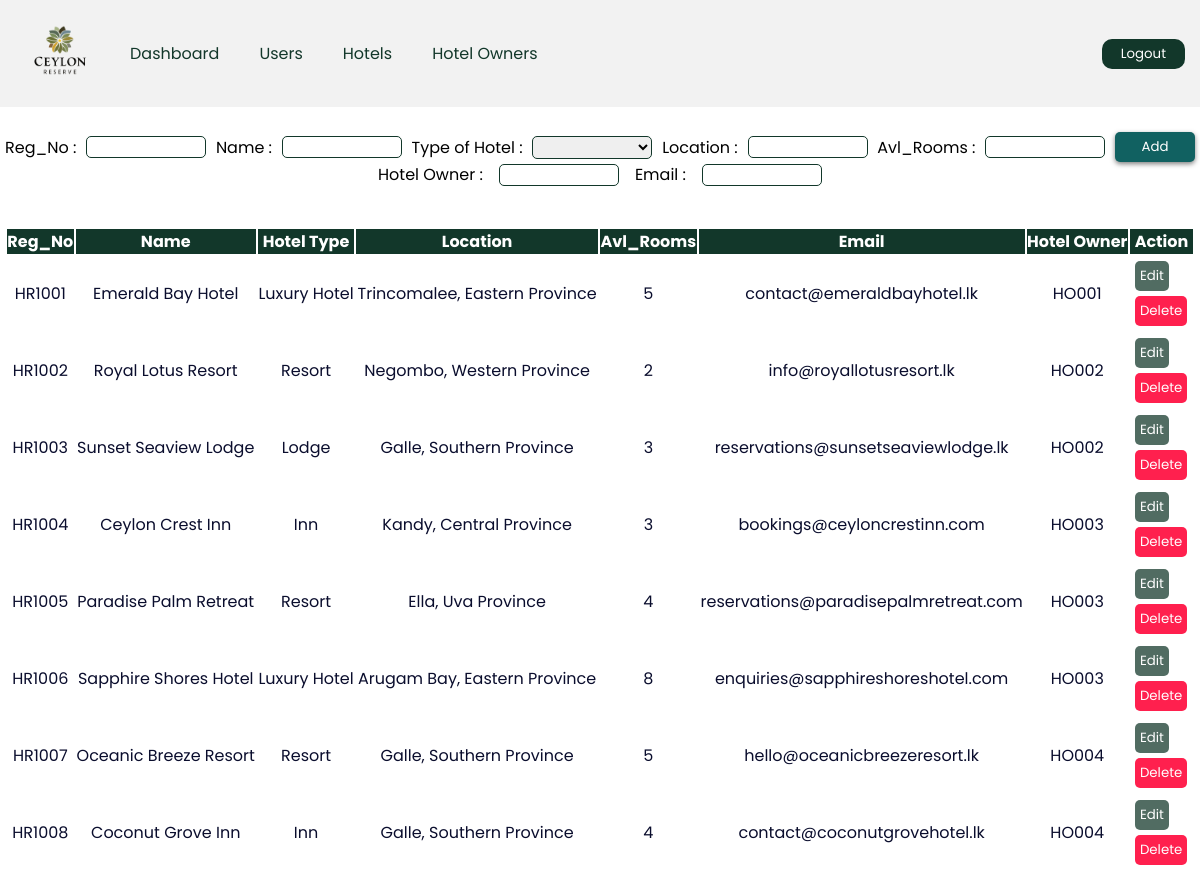
The page /admin/hotels.php on the database its author committed.
### tables this page shows
CREATE TABLE Hotel(
    RegNo CHAR(6),
    HO_ID CHAR(5),
    M_ID CHAR(3),
    Name VARCHAR(50),
    H_type VARCHAR(50),  
    Location VARCHAR(50),
    Avl_Rooms INT,  
    Facilities VARCHAR(250),
    Email VARCHAR(50),
    PRIMARY KEY (RegNo)
);

### admin/hotels.php (the view, shortened to what this page needs)
<?php
    require "../config.php";
?>
<!DOCTYPE html>
<html lang="en">
<head>
    <link rel="stylesheet" href="Styles/style.css">
</head>
<body>
    <?php
        require "include/header.php";
    ?>
    <main>
        <section>
            <div class="addHotel">
                <form action="" class="input-form" method="post">
                    <div class="form-div1">
                        <label for="reg_no">Reg_No :</label>
                        <input type="text" name="reg_no" class="inputs" id="">
                        <label for="name">Name :</label>
                        <input type="text" name="name" class="inputs" id="">
                        <label for="h_type">Type of Hotel :</label>
                        <select name="h_type" class="inputs">
                            <option value selected></option>
                            <option value="Luxury Hotel">Luxury Hotel</option>
                        </select>
                        <label for="location">Location :</label>
                        <input type="text" name="location" class="inputs" id="">
                        <label for="rooms">Avl_Rooms :</label>
                        <input type="text" name="rooms" class="inputs" id="">
                        <input type="submit" name="add" class="addBtn" value="Add">
                    </div>
                    <div class="form-div2">
                        <label for="HO_ID">Hotel Owner :</label>
                        <input type="text" name="HO_ID" class="inputs" id="">
                        <label for="email">Email :</label>
                        <input type="text" name="email" class="inputs" id="">
                    </div>
                </form>
            </div>
            <div class="roombooktable">
                <?php
                    $hoteltablesql = "SELECT * FROM Hotel";
                    $hotelresult = mysqli_query($conn, $hoteltablesql);
                ?>
                <table class="table table-bordered" id="table-data">
                    <thead>
                        <tr>
                            <th scope="col">Reg_No</th>
                            <th scope="col">Name</th>
                            <th scope="col">Hotel Type</th>
                            <th scope="col">Location</th>
                            <th scope="col">Avl_Rooms</th>
                            <th scope="col">Email</th>
                            <th scope="col">Hotel Owner</th>
                            <th scope="col" class="action">Action</th>
                        </tr>
                    </thead>
                    <tbody>
                    <?php
                    while ($res = mysqli_fetch_array($hotelresult)) {
                    ?>
                        <tr>
                            <td><?php echo $res['RegNo'] ?></td>
                            <td><?php echo $res['Name'] ?></td>
                            <td><?php echo $res['H_type'] ?></td>
                            <td><?php echo $res['Location'] ?></td>
                            <td><?php echo $res['Avl_Rooms'] ?></td>
                            <td><?php echo $res['Email'] ?></td>
                            <td><?php echo $res['HO_ID'] ?></td>
                            <td class="action">
                                <a href="include/hoteledit.php?id=<?php echo $res['RegNo'] ?>"><button class="btn editBtn">Edit</button></a>
                                <a href="include/hoteldelete.php?id=<?php echo $res['RegNo'] ?>"><button class="btn deleteBtn">Delete</button></a>
                            </td>
                        </tr>
                    <?php
                    }
                    ?>
                    </tbody>
                </table>
            </div>
        </section>
    </main>
</body>
</html>

### admin/include/header.php
<header>
    <nav class="upperNav">
         <div class="sideNav">
            <div class="logo">
                <img src="../Images/Logopng.png" class="navLogo" alt="Logo">
            </div>
            <ul class="navLinks">
                <li><a class="link active" href="admin.php">Dashboard</a></li>
                <li><a class="link" href="users.php">Users</a></li>
                <li><a class="link" href="hotels.php">Hotels</a></li>
                <li><a class="link" href="hotelOwners.php">Hotel Owners</a></li>
            </ul>
        </div>
        <div class="logout">
             <a href="logout.php"><button class="logoutBtn">Logout</button></a>
        </div>
    </nav>
</header>

### admin/Styles/style.css (style rules this page uses)
* { margin: 0; padding: 0; box-sizing: border-box; font-family: "Poppins", verdana, sans-serif; }
.navLogo { height: 100px; width: 100px; margin-left: 10px; }
.logoutBtn { border: none; border-radius: 10px; padding: 5px 19px; margin: 5px 15px 5px 5px; background-color: #12372a; color: #FFFFFF; }
.upperNav { width: 100%; display: flex; justify-content: space-between; align-items: center; background-color: #F2F2F2; z-index: 1; }
.sideNav { display: flex; }
.navLinks { display: flex; justify-content: center; align-items: center; }
.navLinks li { list-style: none; margin: 5px; padding: 15px; }
.navLinks a { color: #12372a; text-decoration: none; }
.input-form { width: 100%; margin-top: 20px; margin-bottom: 20px; padding: 5px; display: flex; flex-direction: column; justify-content: space-evenly; align-items: center; }
.form-div1 { width: 100%; display: flex; justify-content: space-between; align-items: center; }
.form-div2 { width: 40%; display: flex; justify-content: space-evenly; align-items: center; }
.inputs { width: 120px; border: 1px solid #12372a; border-radius: 5px; }
.addBtn { background-color: #116161; color: #FFFFFF; border: none; width: 80px; border-radius: 5px; padding: 5px; box-shadow: 0 2px 5px rgba(0, 0, 0, 0.5); transition: 0.1s ease; }
.roombooktable { position: absolute; color: #0a0d2d; margin-top: 10px; width: 100%; height: 100vh; }
.roombooktable table { width: 100%; padding: 5px; }
.roombooktable thead { background-color: #12372a; color: white; text-align: center; }
.roombooktable tbody { text-align: center; }
.action a { text-decoration: none; }
.action button { display: flex; flex-wrap: wrap; margin: 5px; }
.btn { border: none; border-radius: 5px; padding: 5px; color: #FFFFFF; }
.editBtn { background-color: #12372abb; }
.deleteBtn { background-color: #FF204E; }

### rows shown on the page
hotel: RegNo "HR1001", Name "Emerald Bay Hotel", H_type "Luxury Hotel", Location "Trincomalee, Eastern Province", Avl_Rooms "5", Email "contact@emeraldbayhotel.lk", HO_ID "HO001"
hotel: RegNo "HR1002", Name "Royal Lotus Resort", H_type "Resort", Location "Negombo, Western Province", Avl_Rooms "2", Email "info@royallotusresort.lk", HO_ID "HO002"
hotel: RegNo "HR1003", Name "Sunset Seaview Lodge", H_type "Lodge", Location "Galle, Southern Province", Avl_Rooms "3", Email "reservations@sunsetseaviewlodge.lk", HO_ID "HO002"
hotel: RegNo "HR1004", Name "Ceylon Crest Inn", H_type "Inn", Location "Kandy, Central Province", Avl_Rooms "3", Email "bookings@ceyloncrestinn.com", HO_ID "HO003"
hotel: RegNo "HR1005", Name "Paradise Palm Retreat", H_type "Resort", Location "Ella, Uva Province", Avl_Rooms "4", Email "reservations@paradisepalmretreat.com", HO_ID "HO003"
hotel: RegNo "HR1006", Name "Sapphire Shores Hotel", H_type "Luxury Hotel", Location "Arugam Bay, Eastern Province", Avl_Rooms "8", Email "enquiries@sapphireshoreshotel.com", HO_ID "HO003"
hotel: RegNo "HR1007", Name "Oceanic Breeze Resort", H_type "Resort", Location "Galle, Southern Province", Avl_Rooms "5", Email "hello@oceanicbreezeresort.lk", HO_ID "HO004"
hotel: RegNo "HR1008", Name "Coconut Grove Inn", H_type "Inn", Location "Galle, Southern Province", Avl_Rooms "4", Email "contact@coconutgrovehotel.lk", HO_ID "HO004"
